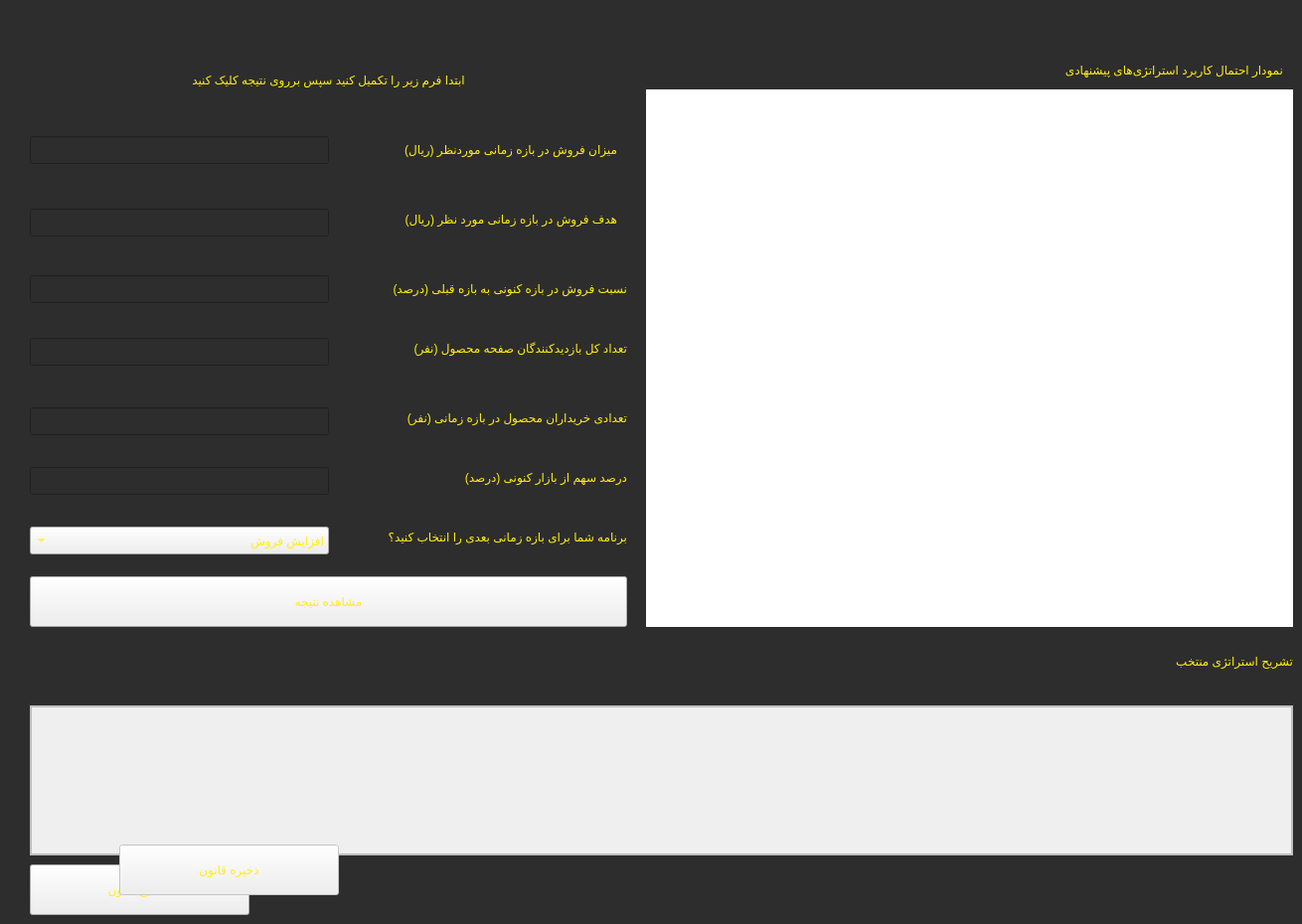
  <widget class="QWidget" name="centralwidget">
   <property name="palette">
    <palette>
     <active>
      <colorrole role="Button">
       <brush brushstyle="SolidPattern">
        <color alpha="255">
         <red>45</red>
         <green>45</green>
         <blue>45</blue>
        </color>
       </brush>
      </colorrole>
      <colorrole role="Base">
       <brush brushstyle="SolidPattern">
        <color alpha="255">
         <red>45</red>
         <green>45</green>
         <blue>45</blue>
        </color>
       </brush>
      </colorrole>
      <colorrole role="Window">
       <brush brushstyle="SolidPattern">
        <color alpha="255">
         <red>45</red>
         <green>45</green>
         <blue>45</blue>
        </color>
       </brush>
      </colorrole>
     </active>
     <inactive>
      <colorrole role="Button">
       <brush brushstyle="SolidPattern">
        <color alpha="255">
         <red>45</red>
         <green>45</green>
         <blue>45</blue>
        </color>
       </brush>
      </colorrole>
      <colorrole role="Base">
       <brush brushstyle="SolidPattern">
        <color alpha="255">
         <red>45</red>
         <green>45</green>
         <blue>45</blue>
        </color>
       </brush>
      </colorrole>
      <colorrole role="Window">
       <brush brushstyle="SolidPattern">
        <color alpha="255">
         <red>45</red>
         <green>45</green>
         <blue>45</blue>
        </color>
       </brush>
      </colorrole>
     </inactive>
     <disabled>
      <colorrole role="Button">
       <brush brushstyle="SolidPattern">
        <color alpha="255">
         <red>45</red>
         <green>45</green>
         <blue>45</blue>
        </color>
       </brush>
      </colorrole>
      <colorrole role="Base">
       <brush brushstyle="SolidPattern">
        <color alpha="255">
         <red>45</red>
         <green>45</green>
         <blue>45</blue>
        </color>
       </brush>
      </colorrole>
      <colorrole role="Window">
       <brush brushstyle="SolidPattern">
        <color alpha="255">
         <red>45</red>
         <green>45</green>
         <blue>45</blue>
        </color>
       </brush>
      </colorrole>
     </disabled>
    </palette>
   </property>
   <widget class="QLabel" name="label">
    <property name="geometry">
     <rect>
      <x>350</x>
      <y>140</y>
      <width>271</width>
      <height>20</height>
     </rect>
    </property>
    <property name="styleSheet">
     <string notr="true">color: rgb(255, 239, 16);</string>
    </property>
    <property name="text">
     <string>میزان فروش در بازه زمانی موردنظر (ریال)</string>
    </property>
   </widget>
   <widget class="QLabel" name="label_2">
    <property name="geometry">
     <rect>
      <x>350</x>
      <y>210</y>
      <width>271</width>
      <height>20</height>
     </rect>
    </property>
    <property name="styleSheet">
     <string notr="true">color: rgb(255, 239, 16);</string>
    </property>
    <property name="text">
     <string>هدف فروش در بازه زمانی مورد نظر (ریال)</string>
    </property>
   </widget>
   <widget class="QLabel" name="label_3">
    <property name="geometry">
     <rect>
      <x>330</x>
      <y>280</y>
      <width>301</width>
      <height>20</height>
     </rect>
    </property>
    <property name="styleSheet">
     <string notr="true">color: rgb(255, 239, 16);</string>
    </property>
    <property name="text">
     <string>نسبت فروش در بازه کنونی به بازه قبلی (درصد)  </string>
    </property>
   </widget>
   <widget class="QLabel" name="label_4">
    <property name="geometry">
     <rect>
      <x>350</x>
      <y>340</y>
      <width>281</width>
      <height>20</height>
     </rect>
    </property>
    <property name="styleSheet">
     <string notr="true">color: rgb(255, 239, 16);</string>
    </property>
    <property name="text">
     <string>تعداد کل بازدیدکنندگان صفحه محصول (نفر)</string>
    </property>
   </widget>
   <widget class="QLabel" name="label_5">
    <property name="geometry">
     <rect>
      <x>350</x>
      <y>410</y>
      <width>281</width>
      <height>20</height>
     </rect>
    </property>
    <property name="styleSheet">
     <string notr="true">color: rgb(255, 239, 16);</string>
    </property>
    <property name="text">
     <string>تعدادی خریداران محصول در بازه زمانی (نفر)</string>
    </property>
   </widget>
   <widget class="QLabel" name="label_6">
    <property name="geometry">
     <rect>
      <x>420</x>
      <y>470</y>
      <width>211</width>
      <height>20</height>
     </rect>
    </property>
    <property name="styleSheet">
     <string notr="true">color: rgb(255, 239, 16);</string>
    </property>
    <property name="text">
     <string>درصد سهم از بازار کنونی (درصد)</string>
    </property>
   </widget>
   <widget class="QLabel" name="label_7">
    <property name="geometry">
     <rect>
      <x>330</x>
      <y>530</y>
      <width>301</width>
      <height>20</height>
     </rect>
    </property>
    <property name="styleSheet">
     <string notr="true">color: rgb(255, 239, 16);</string>
    </property>
    <property name="text">
     <string>برنامه شما برای بازه زمانی بعدی را انتخاب کنید؟</string>
    </property>
   </widget>
   <widget class="QLineEdit" name="sales_income">
    <property name="geometry">
     <rect>
      <x>30</x>
      <y>137</y>
      <width>301</width>
      <height>28</height>
     </rect>
    </property>
    <property name="palette">
     <palette>
      <active>
       <colorrole role="Button">
        <brush brushstyle="SolidPattern">
         <color alpha="255">
          <red>45</red>
          <green>45</green>
          <blue>45</blue>
         </color>
        </brush>
       </colorrole>
       <colorrole role="Base">
        <brush brushstyle="SolidPattern">
         <color alpha="255">
          <red>45</red>
          <green>45</green>
          <blue>45</blue>
         </color>
        </brush>
       </colorrole>
       <colorrole role="Window">
        <brush brushstyle="SolidPattern">
         <color alpha="255">
          <red>45</red>
          <green>45</green>
          <blue>45</blue>
         </color>
        </brush>
       </colorrole>
       <colorrole role="Highlight">
        <brush brushstyle="SolidPattern">
         <color alpha="255">
          <red>255</red>
          <green>255</green>
          <blue>255</blue>
         </color>
        </brush>
       </colorrole>
      </active>
      <inactive>
       <colorrole role="Button">
        <brush brushstyle="SolidPattern">
         <color alpha="255">
          <red>45</red>
          <green>45</green>
          <blue>45</blue>
         </color>
        </brush>
       </colorrole>
       <colorrole role="Base">
        <brush brushstyle="SolidPattern">
         <color alpha="255">
          <red>45</red>
          <green>45</green>
          <blue>45</blue>
         </color>
        </brush>
       </colorrole>
       <colorrole role="Window">
        <brush brushstyle="SolidPattern">
         <color alpha="255">
          <red>45</red>
          <green>45</green>
          <blue>45</blue>
         </color>
        </brush>
       </colorrole>
       <colorrole role="Highlight">
        <brush brushstyle="SolidPattern">
         <color alpha="255">
          <red>255</red>
          <green>255</green>
          <blue>255</blue>
         </color>
        </brush>
       </colorrole>
      </inactive>
      <disabled>
       <colorrole role="Button">
        <brush brushstyle="SolidPattern">
         <color alpha="255">
          <red>45</red>
          <green>45</green>
          <blue>45</blue>
         </color>
        </brush>
       </colorrole>
       <colorrole role="Base">
        <brush brushstyle="SolidPattern">
         <color alpha="255">
          <red>45</red>
          <green>45</green>
          <blue>45</blue>
         </color>
        </brush>
       </colorrole>
       <colorrole role="Window">
        <brush brushstyle="SolidPattern">
         <color alpha="255">
          <red>45</red>
          <green>45</green>
          <blue>45</blue>
         </color>
        </brush>
       </colorrole>
       <colorrole role="Highlight">
        <brush brushstyle="SolidPattern">
         <color alpha="255">
          <red>255</red>
          <green>255</green>
          <blue>255</blue>
         </color>
        </brush>
       </colorrole>
      </disabled>
     </palette>
    </property>
    <property name="styleSheet">
     <string notr="true">border-color: rgb(170, 170, 0);
selection-background-color: rgb(255, 255, 255);</string>
    </property>
    <property name="text">
     <string/>
    </property>
    <property name="cursorMoveStyle">
     <enum>Qt::LogicalMoveStyle</enum>
    </property>
   </widget>
   <widget class="QLineEdit" name="target_sales">
    <property name="geometry">
     <rect>
      <x>30</x>
      <y>210</y>
      <width>301</width>
      <height>28</height>
     </rect>
    </property>
    <property name="palette">
     <palette>
      <active>
       <colorrole role="Button">
        <brush brushstyle="SolidPattern">
         <color alpha="255">
          <red>45</red>
          <green>45</green>
          <blue>45</blue>
         </color>
        </brush>
       </colorrole>
       <colorrole role="Base">
        <brush brushstyle="SolidPattern">
         <color alpha="255">
          <red>45</red>
          <green>45</green>
          <blue>45</blue>
         </color>
        </brush>
       </colorrole>
       <colorrole role="Window">
        <brush brushstyle="SolidPattern">
         <color alpha="255">
          <red>45</red>
          <green>45</green>
          <blue>45</blue>
         </color>
        </brush>
       </colorrole>
      </active>
      <inactive>
       <colorrole role="Button">
        <brush brushstyle="SolidPattern">
         <color alpha="255">
          <red>45</red>
          <green>45</green>
          <blue>45</blue>
         </color>
        </brush>
       </colorrole>
       <colorrole role="Base">
        <brush brushstyle="SolidPattern">
         <color alpha="255">
          <red>45</red>
          <green>45</green>
          <blue>45</blue>
         </color>
        </brush>
       </colorrole>
       <colorrole role="Window">
        <brush brushstyle="SolidPattern">
         <color alpha="255">
          <red>45</red>
          <green>45</green>
          <blue>45</blue>
         </color>
        </brush>
       </colorrole>
      </inactive>
      <disabled>
       <colorrole role="Button">
        <brush brushstyle="SolidPattern">
         <color alpha="255">
          <red>45</red>
          <green>45</green>
          <blue>45</blue>
         </color>
        </brush>
       </colorrole>
       <colorrole role="Base">
        <brush brushstyle="SolidPattern">
         <color alpha="255">
          <red>45</red>
          <green>45</green>
          <blue>45</blue>
         </color>
        </brush>
       </colorrole>
       <colorrole role="Window">
        <brush brushstyle="SolidPattern">
         <color alpha="255">
          <red>45</red>
          <green>45</green>
          <blue>45</blue>
         </color>
        </brush>
       </colorrole>
      </disabled>
     </palette>
    </property>
    <property name="text">
     <string/>
    </property>
    <property name="cursorMoveStyle">
     <enum>Qt::LogicalMoveStyle</enum>
    </property>
   </widget>
   <widget class="QLineEdit" name="sales_rate">
    <property name="geometry">
     <rect>
      <x>30</x>
      <y>277</y>
      <width>301</width>
      <height>28</height>
     </rect>
    </property>
    <property name="palette">
     <palette>
      <active>
       <colorrole role="Button">
        <brush brushstyle="SolidPattern">
         <color alpha="255">
          <red>45</red>
          <green>45</green>
          <blue>45</blue>
         </color>
        </brush>
       </colorrole>
       <colorrole role="Base">
        <brush brushstyle="SolidPattern">
         <color alpha="255">
          <red>45</red>
          <green>45</green>
          <blue>45</blue>
         </color>
        </brush>
       </colorrole>
       <colorrole role="Window">
        <brush brushstyle="SolidPattern">
         <color alpha="255">
          <red>45</red>
          <green>45</green>
          <blue>45</blue>
         </color>
        </brush>
       </colorrole>
      </active>
      <inactive>
       <colorrole role="Button">
        <brush brushstyle="SolidPattern">
         <color alpha="255">
          <red>45</red>
          <green>45</green>
          <blue>45</blue>
         </color>
        </brush>
       </colorrole>
       <colorrole role="Base">
        <brush brushstyle="SolidPattern">
         <color alpha="255">
          <red>45</red>
          <green>45</green>
          <blue>45</blue>
         </color>
        </brush>
       </colorrole>
       <colorrole role="Window">
        <brush brushstyle="SolidPattern">
         <color alpha="255">
          <red>45</red>
          <green>45</green>
          <blue>45</blue>
         </color>
        </brush>
       </colorrole>
      </inactive>
      <disabled>
       <colorrole role="Button">
        <brush brushstyle="SolidPattern">
         <color alpha="255">
          <red>45</red>
          <green>45</green>
          <blue>45</blue>
         </color>
        </brush>
       </colorrole>
       <colorrole role="Base">
        <brush brushstyle="SolidPattern">
         <color alpha="255">
          <red>45</red>
          <green>45</green>
          <blue>45</blue>
         </color>
        </brush>
       </colorrole>
       <colorrole role="Window">
        <brush brushstyle="SolidPattern">
         <color alpha="255">
          <red>45</red>
          <green>45</green>
          <blue>45</blue>
         </color>
        </brush>
       </colorrole>
      </disabled>
     </palette>
    </property>
   </widget>
   <widget class="QLineEdit" name="visitor_num">
    <property name="geometry">
     <rect>
      <x>30</x>
      <y>340</y>
      <width>301</width>
      <height>28</height>
     </rect>
    </property>
    <property name="palette">
     <palette>
      <active>
       <colorrole role="Button">
        <brush brushstyle="SolidPattern">
         <color alpha="255">
          <red>45</red>
          <green>45</green>
          <blue>45</blue>
         </color>
        </brush>
       </colorrole>
       <colorrole role="Base">
        <brush brushstyle="SolidPattern">
         <color alpha="255">
          <red>45</red>
          <green>45</green>
          <blue>45</blue>
         </color>
        </brush>
       </colorrole>
       <colorrole role="Window">
        <brush brushstyle="SolidPattern">
         <color alpha="255">
          <red>45</red>
          <green>45</green>
          <blue>45</blue>
         </color>
        </brush>
       </colorrole>
      </active>
      <inactive>
       <colorrole role="Button">
        <brush brushstyle="SolidPattern">
         <color alpha="255">
          <red>45</red>
          <green>45</green>
          <blue>45</blue>
         </color>
        </brush>
       </colorrole>
       <colorrole role="Base">
        <brush brushstyle="SolidPattern">
         <color alpha="255">
          <red>45</red>
          <green>45</green>
          <blue>45</blue>
         </color>
        </brush>
       </colorrole>
       <colorrole role="Window">
        <brush brushstyle="SolidPattern">
         <color alpha="255">
          <red>45</red>
          <green>45</green>
          <blue>45</blue>
         </color>
        </brush>
       </colorrole>
      </inactive>
      <disabled>
       <colorrole role="Button">
        <brush brushstyle="SolidPattern">
         <color alpha="255">
          <red>45</red>
          <green>45</green>
          <blue>45</blue>
         </color>
        </brush>
       </colorrole>
       <colorrole role="Base">
        <brush brushstyle="SolidPattern">
         <color alpha="255">
          <red>45</red>
          <green>45</green>
          <blue>45</blue>
         </color>
        </brush>
       </colorrole>
       <colorrole role="Window">
        <brush brushstyle="SolidPattern">
         <color alpha="255">
          <red>45</red>
          <green>45</green>
          <blue>45</blue>
         </color>
        </brush>
       </colorrole>
      </disabled>
     </palette>
    </property>
   </widget>
   <widget class="QLineEdit" name="visitor_num_2">
    <property name="geometry">
     <rect>
      <x>30</x>
      <y>410</y>
      <width>301</width>
      <height>28</height>
     </rect>
    </property>
    <property name="palette">
     <palette>
      <active>
       <colorrole role="Button">
        <brush brushstyle="SolidPattern">
         <color alpha="255">
          <red>45</red>
          <green>45</green>
          <blue>45</blue>
         </color>
        </brush>
       </colorrole>
       <colorrole role="Base">
        <brush brushstyle="SolidPattern">
         <color alpha="255">
          <red>45</red>
          <green>45</green>
          <blue>45</blue>
         </color>
        </brush>
       </colorrole>
       <colorrole role="Window">
        <brush brushstyle="SolidPattern">
         <color alpha="255">
          <red>45</red>
          <green>45</green>
          <blue>45</blue>
         </color>
        </brush>
       </colorrole>
      </active>
      <inactive>
       <colorrole role="Button">
        <brush brushstyle="SolidPattern">
         <color alpha="255">
          <red>45</red>
          <green>45</green>
          <blue>45</blue>
         </color>
        </brush>
       </colorrole>
       <colorrole role="Base">
        <brush brushstyle="SolidPattern">
         <color alpha="255">
          <red>45</red>
          <green>45</green>
          <blue>45</blue>
         </color>
        </brush>
       </colorrole>
       <colorrole role="Window">
        <brush brushstyle="SolidPattern">
         <color alpha="255">
          <red>45</red>
          <green>45</green>
          <blue>45</blue>
         </color>
        </brush>
       </colorrole>
      </inactive>
      <disabled>
       <colorrole role="Button">
        <brush brushstyle="SolidPattern">
         <color alpha="255">
          <red>45</red>
          <green>45</green>
          <blue>45</blue>
         </color>
        </brush>
       </colorrole>
       <colorrole role="Base">
        <brush brushstyle="SolidPattern">
         <color alpha="255">
          <red>45</red>
          <green>45</green>
          <blue>45</blue>
         </color>
        </brush>
       </colorrole>
       <colorrole role="Window">
        <brush brushstyle="SolidPattern">
         <color alpha="255">
          <red>45</red>
          <green>45</green>
          <blue>45</blue>
         </color>
        </brush>
       </colorrole>
      </disabled>
     </palette>
    </property>
   </widget>
   <widget class="QLineEdit" name="visitor_num_3">
    <property name="geometry">
     <rect>
      <x>30</x>
      <y>470</y>
      <width>301</width>
      <height>28</height>
     </rect>
    </property>
    <property name="palette">
     <palette>
      <active>
       <colorrole role="WindowText">
        <brush brushstyle="SolidPattern">
         <color alpha="255">
          <red>255</red>
          <green>239</green>
          <blue>16</blue>
         </color>
        </brush>
       </colorrole>
       <colorrole role="Button">
        <brush brushstyle="SolidPattern">
         <color alpha="255">
          <red>45</red>
          <green>45</green>
          <blue>45</blue>
         </color>
        </brush>
       </colorrole>
       <colorrole role="Text">
        <brush brushstyle="SolidPattern">
         <color alpha="255">
          <red>255</red>
          <green>239</green>
          <blue>16</blue>
         </color>
        </brush>
       </colorrole>
       <colorrole role="ButtonText">
        <brush brushstyle="SolidPattern">
         <color alpha="255">
          <red>255</red>
          <green>239</green>
          <blue>16</blue>
         </color>
        </brush>
       </colorrole>
       <colorrole role="Base">
        <brush brushstyle="SolidPattern">
         <color alpha="255">
          <red>45</red>
          <green>45</green>
          <blue>45</blue>
         </color>
        </brush>
       </colorrole>
       <colorrole role="Window">
        <brush brushstyle="SolidPattern">
         <color alpha="255">
          <red>45</red>
          <green>45</green>
          <blue>45</blue>
         </color>
        </brush>
       </colorrole>
       <colorrole role="PlaceholderText">
        <brush brushstyle="SolidPattern">
         <color alpha="255">
          <red>255</red>
          <green>239</green>
          <blue>16</blue>
         </color>
        </brush>
       </colorrole>
      </active>
      <inactive>
       <colorrole role="WindowText">
        <brush brushstyle="SolidPattern">
         <color alpha="255">
          <red>255</red>
          <green>239</green>
          <blue>16</blue>
         </color>
        </brush>
       </colorrole>
       <colorrole role="Button">
        <brush brushstyle="SolidPattern">
         <color alpha="255">
          <red>45</red>
          <green>45</green>
          <blue>45</blue>
         </color>
        </brush>
       </colorrole>
       <colorrole role="Text">
        <brush brushstyle="SolidPattern">
         <color alpha="255">
          <red>255</red>
          <green>239</green>
          <blue>16</blue>
         </color>
        </brush>
       </colorrole>
       <colorrole role="ButtonText">
        <brush brushstyle="SolidPattern">
         <color alpha="255">
          <red>255</red>
          <green>239</green>
          <blue>16</blue>
         </color>
        </brush>
       </colorrole>
       <colorrole role="Base">
        <brush brushstyle="SolidPattern">
         <color alpha="255">
          <red>45</red>
          <green>45</green>
          <blue>45</blue>
         </color>
        </brush>
       </colorrole>
       <colorrole role="Window">
        <brush brushstyle="SolidPattern">
         <color alpha="255">
          <red>45</red>
          <green>45</green>
          <blue>45</blue>
         </color>
        </brush>
       </colorrole>
       <colorrole role="PlaceholderText">
        <brush brushstyle="SolidPattern">
         <color alpha="255">
          <red>255</red>
          <green>239</green>
          <blue>16</blue>
         </color>
        </brush>
       </colorrole>
      </inactive>
      <disabled>
       <colorrole role="WindowText">
        <brush brushstyle="SolidPattern">
         <color alpha="255">
          <red>255</red>
          <green>239</green>
          <blue>16</blue>
         </color>
        </brush>
       </colorrole>
       <colorrole role="Button">
        <brush brushstyle="SolidPattern">
         <color alpha="255">
          <red>45</red>
          <green>45</green>
          <blue>45</blue>
         </color>
        </brush>
       </colorrole>
       <colorrole role="Text">
        <brush brushstyle="SolidPattern">
         <color alpha="255">
          <red>255</red>
          <green>239</green>
          <blue>16</blue>
         </color>
        </brush>
       </colorrole>
       <colorrole role="ButtonText">
        <brush brushstyle="SolidPattern">
         <color alpha="255">
          <red>255</red>
          <green>239</green>
          <blue>16</blue>
         </color>
        </brush>
       </colorrole>
       <colorrole role="Base">
        <brush brushstyle="SolidPattern">
         <color alpha="255">
          <red>45</red>
          <green>45</green>
          <blue>45</blue>
         </color>
        </brush>
       </colorrole>
       <colorrole role="Window">
        <brush brushstyle="SolidPattern">
         <color alpha="255">
          <red>45</red>
          <green>45</green>
          <blue>45</blue>
         </color>
        </brush>
       </colorrole>
       <colorrole role="PlaceholderText">
        <brush brushstyle="SolidPattern">
         <color alpha="255">
          <red>255</red>
          <green>239</green>
          <blue>16</blue>
         </color>
        </brush>
       </colorrole>
      </disabled>
     </palette>
    </property>
    <property name="styleSheet">
     <string notr="true">color: rgb(255, 239, 16);</string>
    </property>
    <property name="text">
     <string/>
    </property>
   </widget>
   <widget class="QComboBox" name="comboBox">
    <property name="geometry">
     <rect>
      <x>30</x>
      <y>530</y>
      <width>301</width>
      <height>28</height>
     </rect>
    </property>
    <property name="layoutDirection">
     <enum>Qt::RightToLeft</enum>
    </property>
    <property name="styleSheet">
     <string notr="true">color: rgb(255, 239, 16);</string>
    </property>
    <item>
     <property name="text">
      <string>افزایش فروش</string>
     </property>
    </item>
    <item>
     <property name="text">
      <string>حفظ میزان فروش</string>
     </property>
    </item>
    <item>
     <property name="text">
      <string>حذف محصول از سبد کالا یا به حداقل رساندن فروش</string>
     </property>
    </item>
   </widget>
   <widget class="QLabel" name="label_8">
    <property name="geometry">
     <rect>
      <x>40</x>
      <y>60</y>
      <width>581</width>
      <height>41</height>
     </rect>
    </property>
    <property name="styleSheet">
     <string notr="true">color: rgb(255, 239, 16);
font: 14pt &quot;Segoe UI&quot;;
align:center
</string>
    </property>
    <property name="text">
     <string>ابتدا فرم زیر را تکمیل کنید سپس برروی نتیجه کلیک کنید</string>
    </property>
    <property name="alignment">
     <set>Qt::AlignCenter</set>
    </property>
   </widget>
   <widget class="QLabel" name="label_9">
    <property name="geometry">
     <rect>
      <x>1020</x>
      <y>60</y>
      <width>271</width>
      <height>21</height>
     </rect>
    </property>
    <property name="styleSheet">
     <string notr="true">color: rgb(255, 239, 16);</string>
    </property>
    <property name="text">
     <string>نمودار احتمال کاربرد استراتژی‌های پیشنهادی</string>
    </property>
   </widget>
   <widget class="QPushButton" name="result_button">
    <property name="geometry">
     <rect>
      <x>30</x>
      <y>580</y>
      <width>601</width>
      <height>51</height>
     </rect>
    </property>
    <property name="styleSheet">
     <string notr="true">font: 10pt &quot;Segoe UI&quot;;
color: rgb(255, 239, 16);
</string>
    </property>
    <property name="text">
     <string>مشاهده نتیجه</string>
    </property>
   </widget>
   <widget class="QLabel" name="label_10">
    <property name="geometry">
     <rect>
      <x>1130</x>
      <y>650</y>
      <width>171</width>
      <height>31</height>
     </rect>
    </property>
    <property name="styleSheet">
     <string notr="true">color: rgb(255, 239, 16);
font: 10pt &quot;Segoe UI&quot;;</string>
    </property>
    <property name="text">
     <string>تشریح استراتژی منتخب</string>
    </property>
   </widget>
   <widget class="QLabel" name="result_label">
    <property name="geometry">
     <rect>
      <x>30</x>
      <y>710</y>
      <width>1271</width>
      <height>151</height>
     </rect>
    </property>
    <property name="styleSheet">
     <string notr="true">color: rgb(255, 239, 16);
border-color: rgb(255, 255, 0);</string>
    </property>
    <property name="frameShape">
     <enum>QFrame::WinPanel</enum>
    </property>
    <property name="text">
     <string>تشریح استراتژی منتخب</string>
    </property>
    <property name="alignment">
     <set>Qt::AlignLeading|Qt::AlignLeft|Qt::AlignTop</set>
    </property>
   </widget>
   <widget class="QPushButton" name="correct">
    <property name="geometry">
     <rect>
      <x>30</x>
      <y>870</y>
      <width>221</width>
      <height>51</height>
     </rect>
    </property>
    <property name="styleSheet">
     <string notr="true">font: 10pt &quot;Segoe UI&quot;;
color: rgb(255, 239, 16);
</string>
    </property>
    <property name="text">
     <string>تصحیح قانون</string>
    </property>
   </widget>
   <widget class="QTextEdit" name="edit_rule">
    <property name="enabled">
     <bool>false</bool>
    </property>
    <property name="geometry">
     <rect>
      <x>30</x>
      <y>710</y>
      <width>1271</width>
      <height>151</height>
     </rect>
    </property>
    <property name="styleSheet">
     <string notr="true">border-color: rgb(0, 85, 0);</string>
    </property>
    <property name="frameShape">
     <enum>QFrame::WinPanel</enum>
    </property>
    <property name="frameShadow">
     <enum>QFrame::Plain</enum>
    </property>
   </widget>
   <widget class="QPushButton" name="save_edited_rule">
    <property name="enabled">
     <bool>false</bool>
    </property>
    <property name="geometry">
     <rect>
      <x>120</x>
      <y>850</y>
      <width>221</width>
      <height>51</height>
     </rect>
    </property>
    <property name="styleSheet">
     <string notr="true">font: 10pt &quot;Segoe UI&quot;;
color: rgb(255, 239, 16);
</string>
    </property>
    <property name="text">
     <string>ذخیره قانون</string>
    </property>
    <property name="checkable">
     <bool>false</bool>
    </property>
   </widget>
   <widget class="QLabel" name="label_11">
    <property name="geometry">
     <rect>
      <x>650</x>
      <y>90</y>
      <width>651</width>
      <height>541</height>
     </rect>
    </property>
    <property name="styleSheet">
     <string notr="true">background-color: rgb(255, 255, 255);</string>
    </property>
    <property name="text">
     <string/>
    </property>
   </widget>
  </widget>
